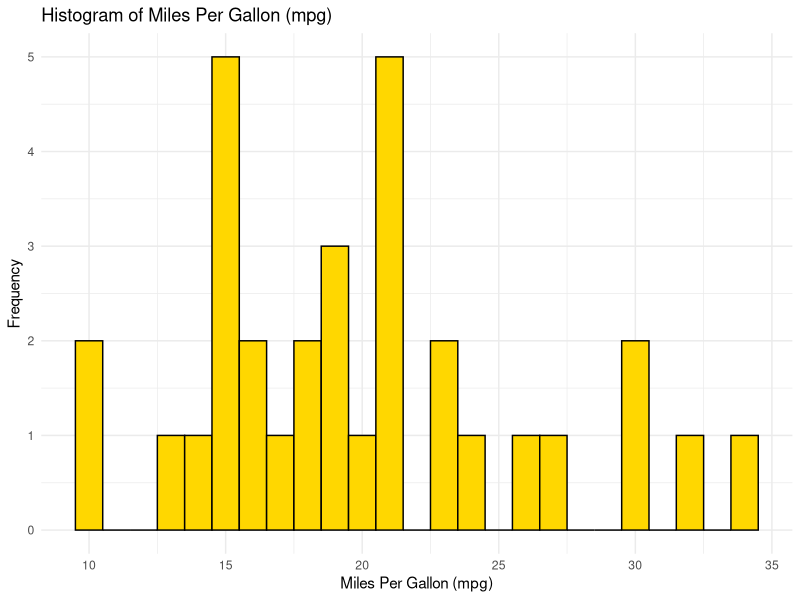
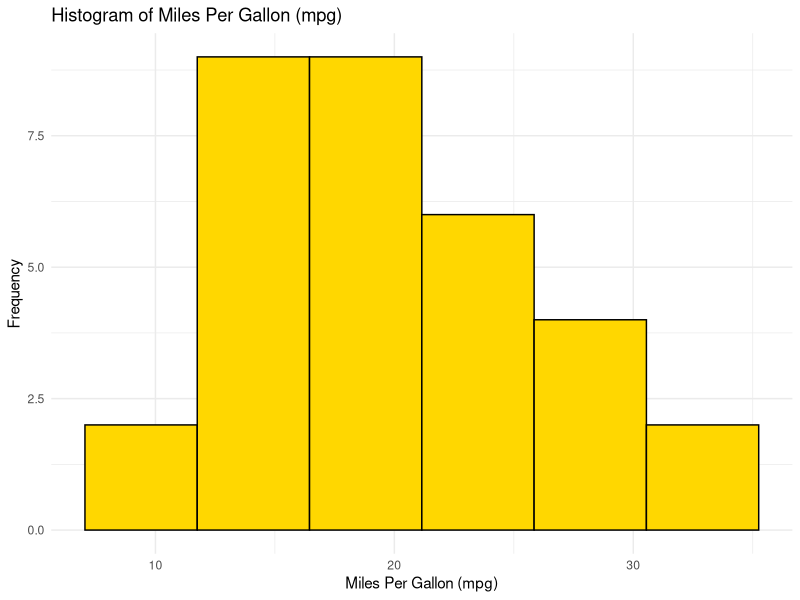
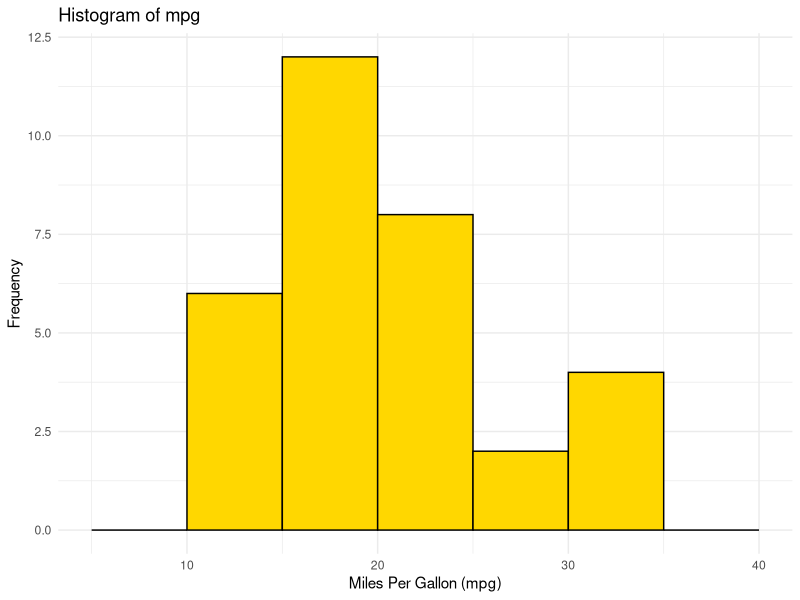
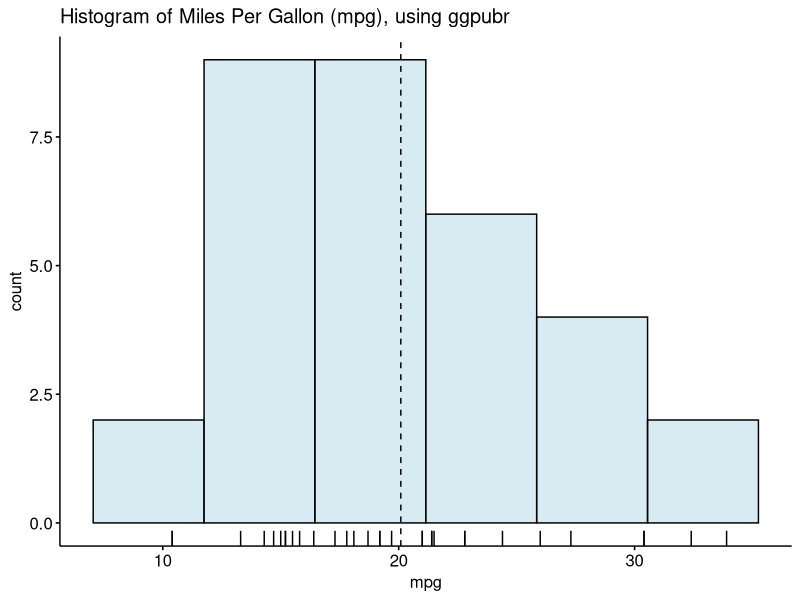
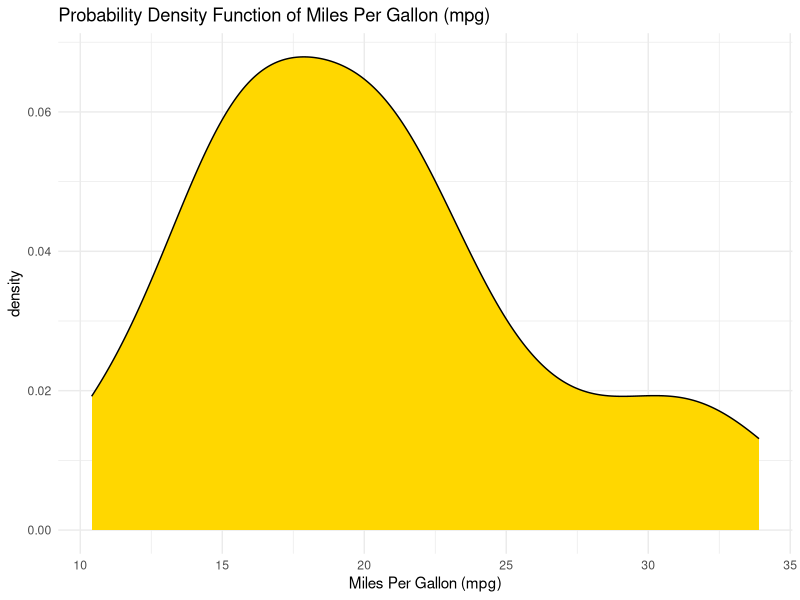
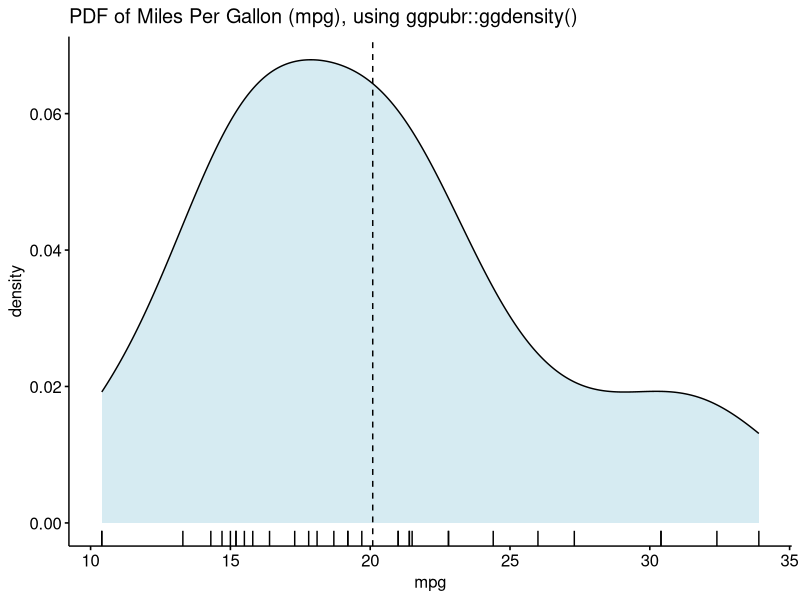
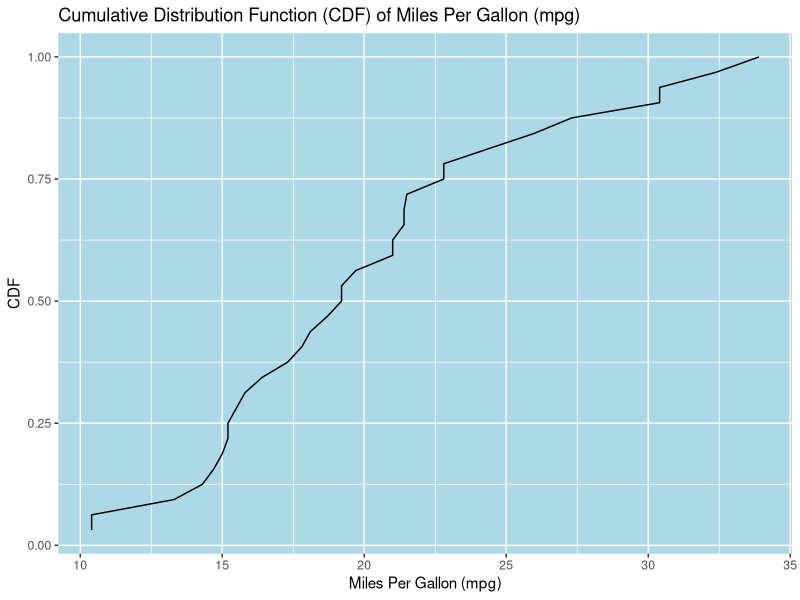
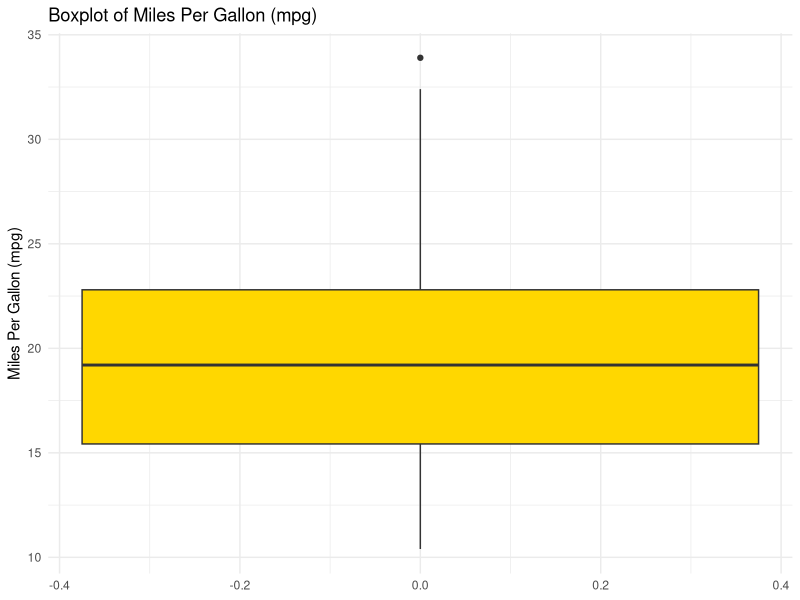

Reproduce these figures in R, in order.
## ---- chunk 1
# Load the required libraries, suppressing annoying startup messages
library(tibble) 
suppressPackageStartupMessages(library(dplyr))
# Read the mtcars dataset into a tibble called tb
data(mtcars)
tb <- as_tibble(mtcars)
attach(tb)
# Convert several numeric columns into factor variables
tb$cyl <- as.factor(tb$cyl)
tb$vs <- as.factor(tb$vs)
tb$am <- as.factor(tb$am)
tb$gear <- as.factor(tb$gear)
## ---- chunk 2
library(dplyr)
library(ggthemes)
library(ggplot2)
## ---- chunk 3
ggplot(tb, 
       aes(x = mpg)) +
  geom_histogram(binwidth = 1, 
                 fill = "gold", 
                 color = "black") +
  theme_minimal() +
  labs(title = "Histogram of Miles Per Gallon (mpg)", 
       x = "Miles Per Gallon (mpg)", y = "Frequency")

## ---- chunk 4
ggplot(tb, 
       aes(x = mpg)) +
  geom_histogram(bins = 6, 
                 fill = "gold", 
                 color = "black") +
  theme_minimal() +
  labs(title = "Histogram of Miles Per Gallon (mpg)", x = "Miles Per Gallon (mpg)", y = "Frequency")

## ---- chunk 5
ggplot(tb, 
       aes(x = mpg)) +
  geom_histogram(breaks = seq(5, 40, by = 5), 
                 fill = "gold", 
                 color = "black") +
  theme_minimal() +
  labs(title = "Histogram of mpg", x = "Miles Per Gallon (mpg)", y = "Frequency")
## ---- chunk 6
library(ggpubr)
gghistogram(tb, 
            x = "mpg", 
            add = "mean", 
            bins = 6,
            rug = TRUE, 
            color = "black" ,
            fill = "lightblue",
            title = "Histogram of Miles Per Gallon (mpg), using ggpubr"
)
## ---- chunk 7
ggplot(tb, 
       aes(x = mpg)) +
  geom_density(fill = "gold") +
  theme_minimal() +
  labs(title = "Probability Density Function of Miles Per Gallon (mpg)", 
       x = "Miles Per Gallon (mpg)", y = "density") 
## ---- chunk 8
library(ggpubr)
ggdensity(tb, 
            x = "mpg", 
            add = "mean", 
            rug = TRUE, 
            color = "black" ,
            fill = "lightblue",
            title = "PDF of Miles Per Gallon (mpg), using ggpubr::ggdensity()"
)
## ---- chunk 9
tb <- tb %>%
  arrange(mpg) %>%
  mutate(cdf = row_number() / n())
## ---- chunk 10
ggplot(tb, 
       aes(x = mpg, y = cdf)) +
  geom_line() +
  labs(x = "Miles Per Gallon (mpg)", y = "CDF", 
       title = "Cumulative Distribution Function (CDF) of Miles Per Gallon (mpg)") +
  theme(panel.background = element_rect(fill = "lightblue"))

## ---- chunk 11
ggplot(tb, 
       aes(y = mpg)) +
  geom_boxplot(fill = "gold") +
  theme_minimal() +
  labs(title = "Boxplot of Miles Per Gallon (mpg)", y = "Miles Per Gallon (mpg)")
## ---- chunk 12
library(ggpubr)
ggboxplot(tb, 
            y = "mpg", 
            rug = TRUE, 
            color = "black" ,
            fill = "lightblue",
            add = "jitter",
            title = "Boxplot of Miles Per Gallon (mpg), using ggpubr::ggboxplot()"
)
## ---- chunk 13
library(ggplot2)
library(ggbeeswarm)
ggplot(tb, 
       aes(x = 1, y = mpg)) +
  geom_beeswarm() +
  labs(title = "Bee Swarm plot of mpg", y = "Miles Per Gallon (mpg)")
## ---- chunk 14
ggplot(tb, 
       aes(x = "", y = mpg)) +
  geom_violin(fill = "gold") +
  labs(x = "", y = "Miles Per Gallon (mpg)", title = "Violin Plot of Miles Per Gallon (mpg)")
## ---- chunk 15
ggplot(tb, aes(x = "", y = mpg)) +
  geom_violin(fill = "gold") +
  geom_boxplot(fill = "blue", width = 0.2) +
  labs(x = "", y = "Miles Per Gallon (mpg)", title = "Violin Plot with Boxplot of Miles Per Gallon (mpg)")
## ---- chunk 16
library(ggpubr)
ggviolin(tb, 
            y = "mpg", 
            rug = TRUE, 
            color = "black" ,
            fill = "lightpink",
            add = "boxplot", add.params = list(fill = "white"),
            title = "Violin plot of Miles Per Gallon (mpg), using ggpubr::ggviolin()"
)
## ---- chunk 17
ggplot(tb, 
       aes(sample = mpg)) +
  stat_qq() +
  stat_qq_line() +
  labs(x = "Theoretical Quantiles", y = "Sample Quantiles", title = "Q-Q Plot of Miles Per Gallon (mpg)") +
  theme(panel.background = element_rect(fill = "gold")) 
